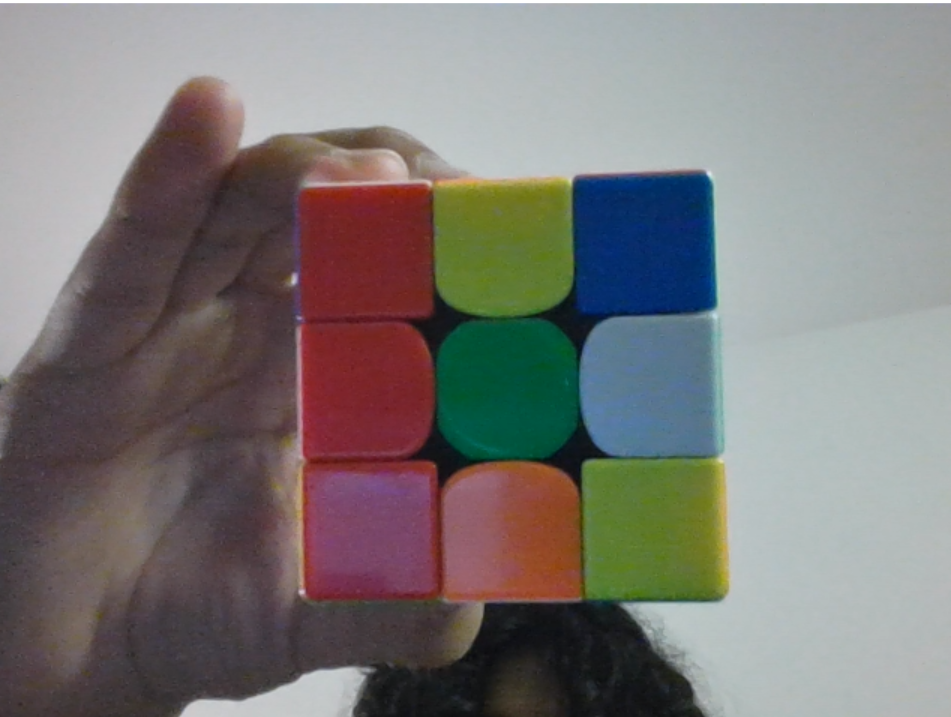
#> input picture rubiks1.png, 951 x 717 px, given in place of the camera
$ python main.py
#> lines starting #> are read from the running program, lines starting #| are printed output that depends on the picture; after the words box and inside, x2 and y2 are one past the last pixel; in counts of white or black regions, pixels touching at a corner belong together
import cv2

# define a video capture object
vid = cv2.VideoCapture(0)

colors = {
    "blue":{
        "low":(84, 50, 0),
        "high": (112, 255, 255),
        "color": (255, 100, 100)
    },
    "green":{
        "low":(54, 150, 0),
        "high":(99, 255, 255),
        "color":(0, 255, 0)
    }
}

while(True):

    # Capture the video frame
    # by frame
    ret, frame = vid.read()
#> frame is the input picture: shape (717, 951, 3); mean B, G, R 119.8, 121.6, 124.8

    # invert frame
    frame = cv2.flip(frame, 1)
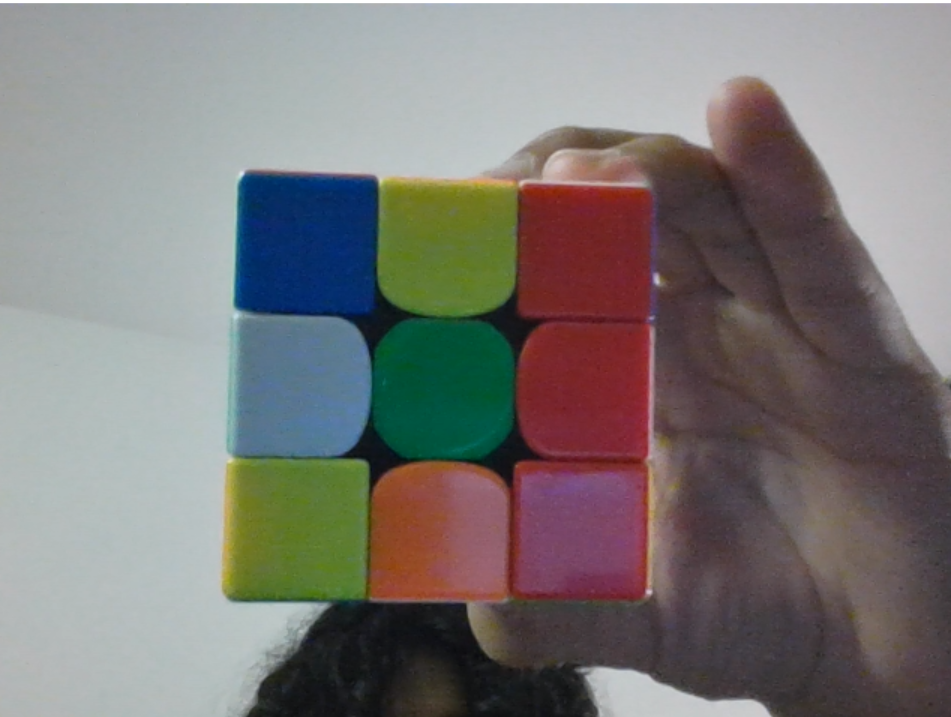
#> frame: shape (717, 951, 3); mean B, G, R 119.8, 121.6, 124.8

    # contour each color
    for color in colors:
        masked = cv2.inRange(cv2.cvtColor(frame, cv2.COLOR_BGR2HSV), colors[color]['low'] , colors[color]['high'])
        contours, h = cv2.findContours(masked, cv2.RETR_EXTERNAL, cv2.CHAIN_APPROX_SIMPLE)
        if len(contours) > 0:
            contours = [x for x in contours if (x.shape[0]*x.shape[1] > 150)]
            cv2.drawContours(frame, contours, -1, colors[color]['color'], 6)
#> this loop made 2 passes
#> pass 1, `masked = cv2.inRange(cv2.cvtColor(frame, cv2.COLOR_BGR2HSV), colors[co..`:
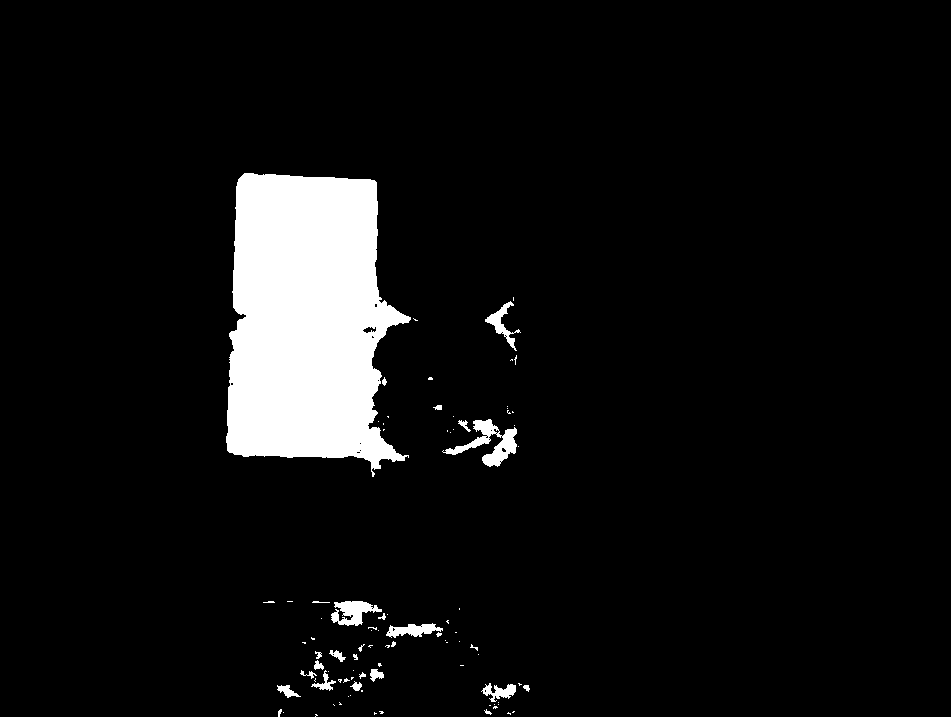
#> masked: shape (717, 951); 6.8% white; 90 white regions (64 under 20 px), largest, box (x1, y1, x2, y2) and area: (226, 173, 411, 477) 41614, (442, 419, 517, 467) 1233, (331, 601, 382, 626) 715
#> pass 2, `masked = cv2.inRange(cv2.cvtColor(frame, cv2.COLOR_BGR2HSV), colors[co..`:
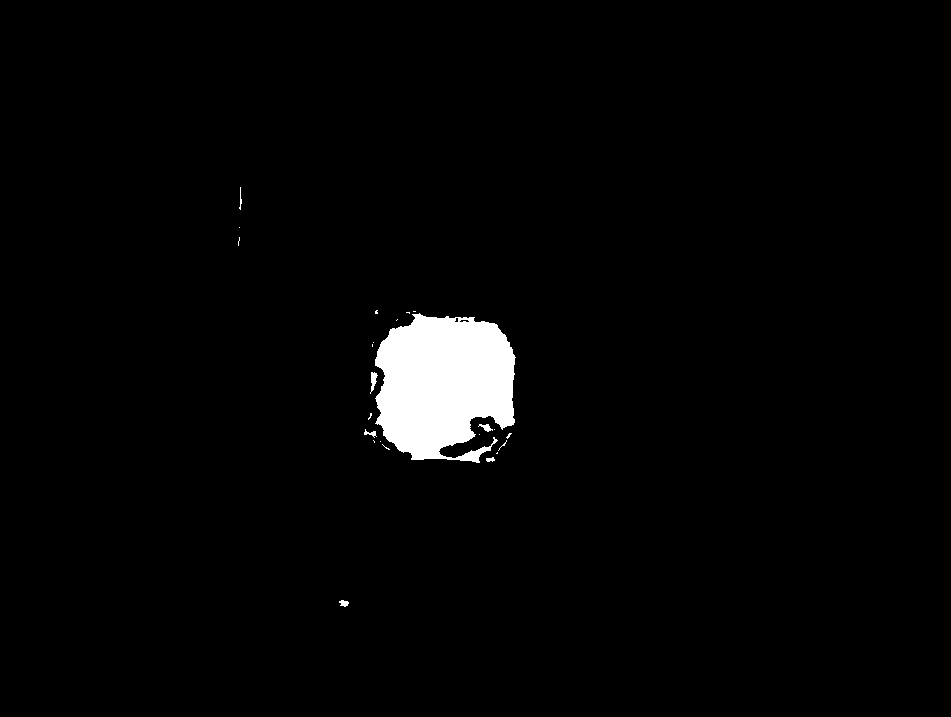
#> masked: shape (717, 951); 2.4% white; 24 white regions (17 under 20 px), largest, box (x1, y1, x2, y2) and area: (375, 313, 516, 463) 16001, (370, 372, 378, 394) 87, (478, 424, 493, 432) 58
#> after the loop:
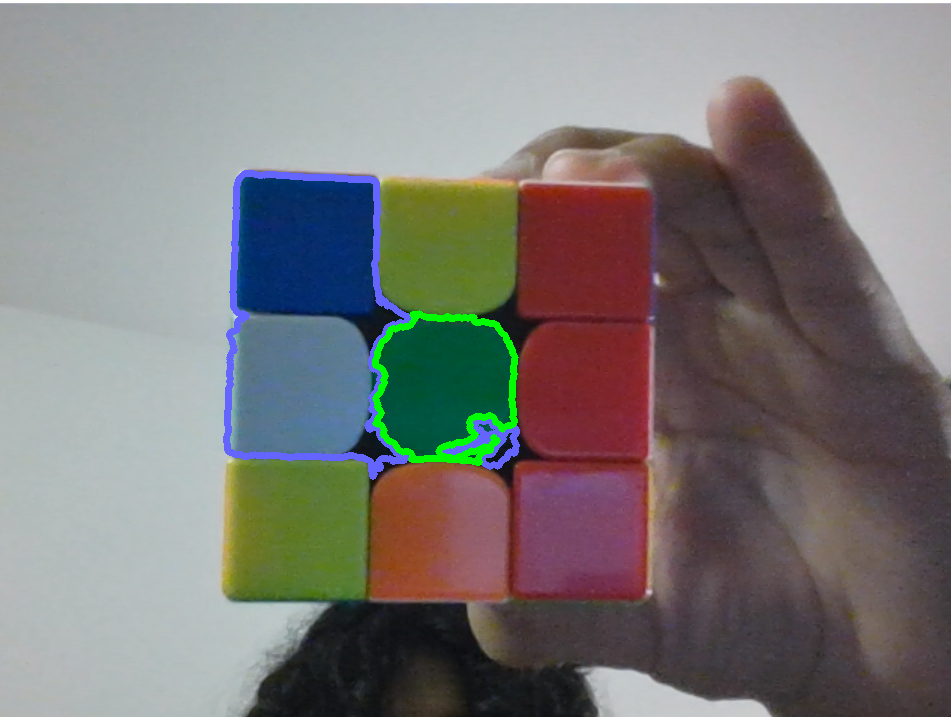
#> frame: shape (717, 951, 3); 1.74% of pixels changed, all inside (x1, y1, x2, y2) = (223, 170, 520, 480)

    # box for placing cube into
    for x in range(3):
        for y in range(3):
            cv2.rectangle(frame, (185+x*90, 105 + y*90), (185 + (x+1)*90, 105 + (y+1)*90), (50, 50, 50), 5)
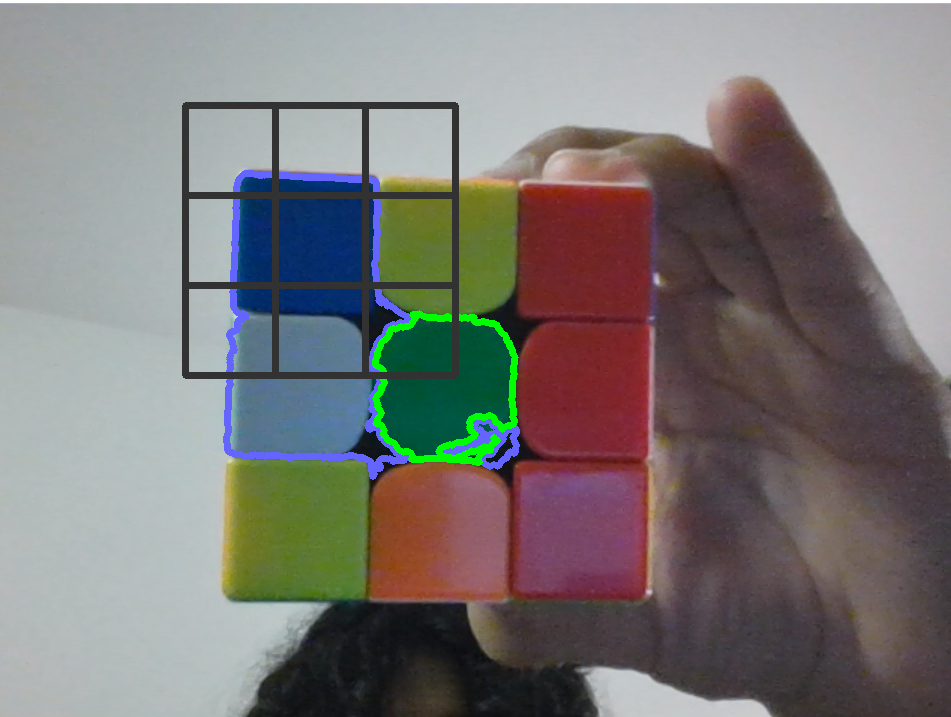
#> frame: shape (717, 951, 3); 2.16% of pixels changed, all inside (x1, y1, x2, y2) = (182, 102, 459, 379)

    cv2.imshow('frame', frame)

    if cv2.waitKey(1) & 0xFF == ord('q'):
#> (key q is pressed here)
        break

# After the loop release the cap object
vid.release()
# Destroy all the windows
cv2.destroyAllWindows()
